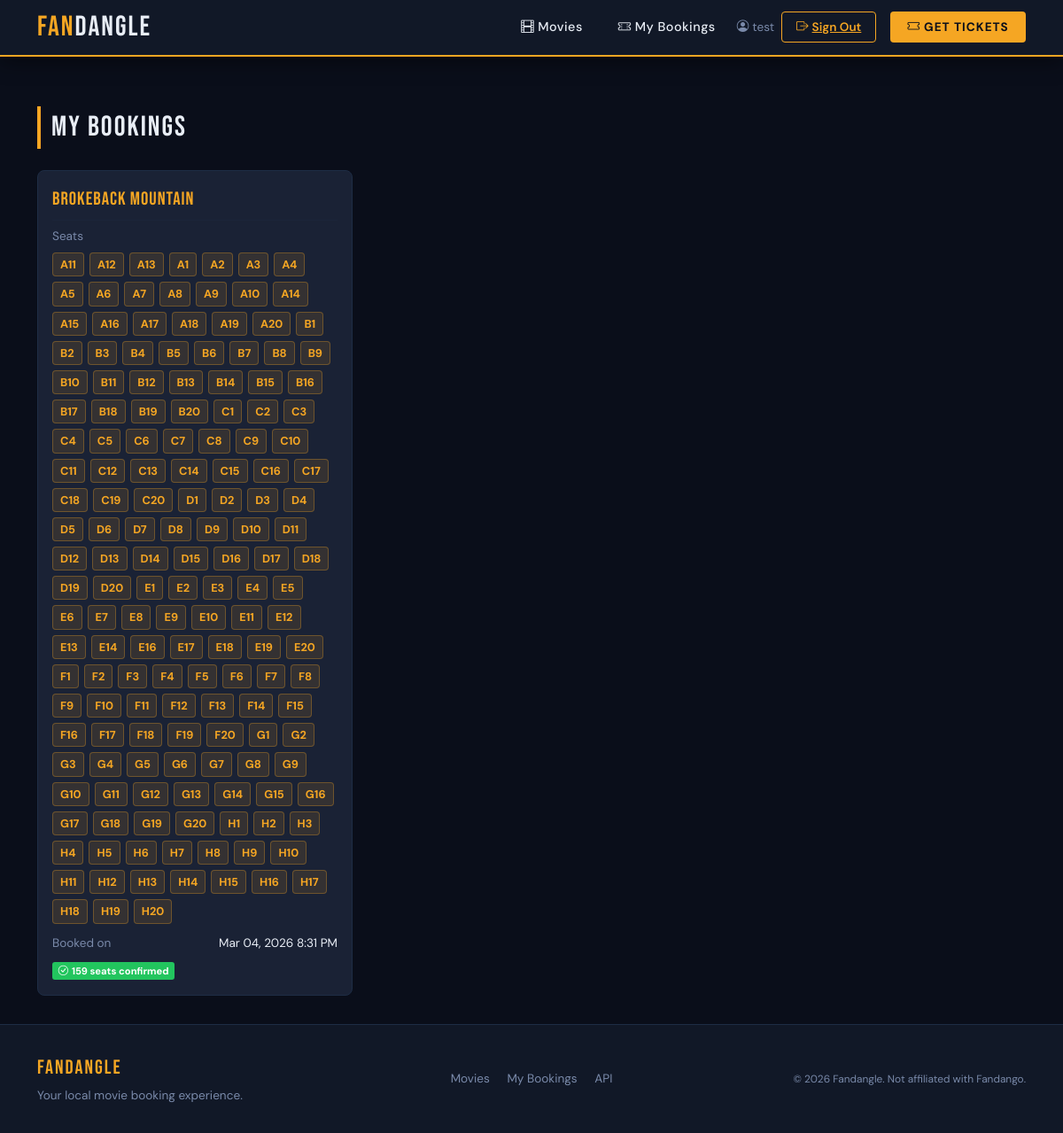
The page /history/ (signed in) on the database as committed earlier.
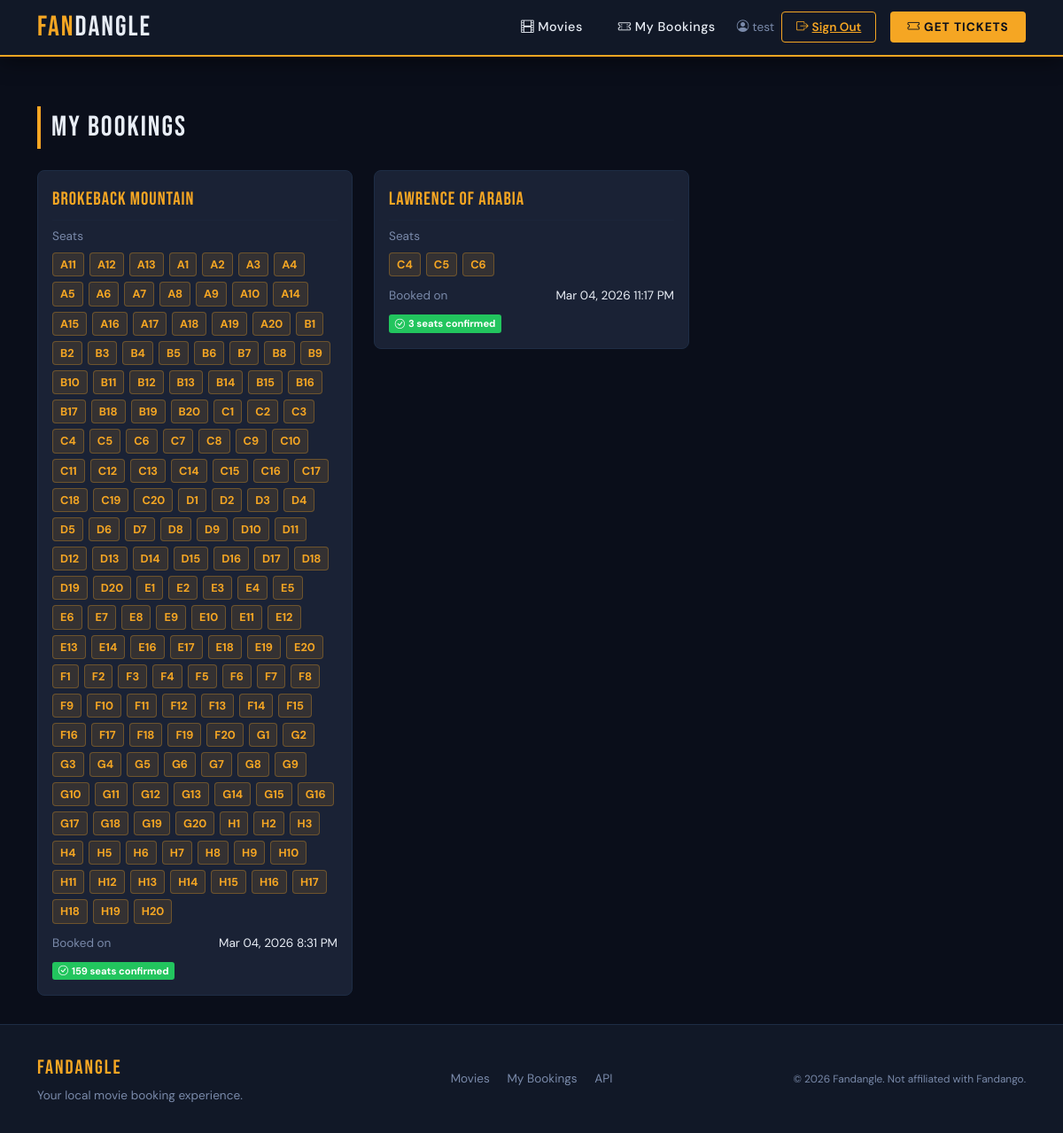
The same page on the database as committed later.
### bookings/models.py (models this page shows, shortened)
class Movie(models.Model):
    movieTitle = models.CharField(max_length=200)
    movieDescription = models.TextField()
    releaseDate = models.DateField()
    duration = models.PositiveIntegerField(help_text="Duration in minutes")
    poster = models.ImageField(upload_to='posters/', blank=True, null=True)  # add this

class Booking(models.Model):
    movieReference = models.ForeignKey(
        Movie,
        on_delete=models.CASCADE,
        related_name='bookingRecords'
    )
    seatReference = models.ForeignKey(
        Seat,
        on_delete=models.CASCADE,
        related_name='bookingRecords'
    )
    userReference = models.ForeignKey(
        User,
        on_delete=models.CASCADE,
        related_name='bookingRecords'
    )
    bookingDate = models.DateTimeField(auto_now_add=True)
    class Meta:
        unique_together = ('movieReference', 'seatReference')

class Seat(models.Model):
    BOOKING_STATUS_CHOICES = [
        ('available', 'Available'),
        ('booked', 'Booked'),
        ('reserved', 'Reserved'),
    ]
    seatNumber = models.CharField(max_length=10)
    bookingStatus = models.CharField(
        max_length=10,
        choices=BOOKING_STATUS_CHOICES,
        default='available'
    )

### bookings/views.py (the view)
# urls.py: path('history/', views.booking_history, name='booking_history'),
@login_required
def booking_history(request):
    bookings = Booking.objects.filter(userReference=request.user)
    return render(request, 'bookings/booking_history.html', {'bookings': bookings})

### bookings/templates/bookings/booking_history.html (shortened to what this page needs)
{% extends 'bookings/base.html' %}
{% block content %}
<div class="mt-4">
    <div class="section-heading">My Bookings</div>
        {% if bookings %}
        {% regroup bookings by movieReference as movie_groups %}
        <div class="row g-4">
            {% for group in movie_groups %}
            <div class="col-md-6 col-lg-4">
                <div class="card-fandangle p-3">
                    <div style="color:var(--fandangle-orange); font-family:'Bebas Neue',cursive; font-size:1.3rem; letter-spacing:1px;">
                        {{ group.grouper.movieTitle }}
                    </div>
                    <hr style="border-color:var(--fandangle-border); margin:0.5rem 0;">
                    <div style="font-size:0.85rem; color:var(--fandangle-muted); margin-bottom:0.5rem;">Seats</div>
                    <div style="display:flex; flex-wrap:wrap; gap:6px; margin-bottom:0.75rem;">
                        {% for booking in group.list %}
                        <span style="background:rgba(245,166,35,0.12); border:1px solid rgba(245,166,35,0.3); color:var(--fandangle-orange); border-radius:4px; padding:3px 8px; font-size:0.8rem; font-weight:700;">
                            {{ booking.seatReference.seatNumber }}
                        </span>
                        {% endfor %}
                    </div>
                    <div class="d-flex justify-content-between mt-1" style="font-size:0.85rem;">
                        <span style="color:var(--fandangle-muted);">Booked on</span>
                        <span>{{ group.list.0.bookingDate|date:"M d, Y g:i A" }}</span>
                    </div>
                    <div class="mt-2">
                        <span style="background:#22c55e; color:#fff; font-size:0.7rem; padding:0.3em 0.6em; border-radius:3px; font-weight:700;">
                            <i class="bi bi-check-circle me-1"></i>{{ group.list|length }} seat{{ group.list|length|pluralize }} confirmed
                        </span>
                    </div>
                </div>
            </div>
            {% endfor %}
        </div>
    {% endif %}
</div>
{% endblock %}

Rows that differ between the two databases and show on the page:
now on this page (row unchanged): Movie: grouper.movieTitle "Lawrence of Arabia", list.0.bookingDate "Mar 04, 2026 11:17 PM", list|length "3"
added Booking: seatReference.seatNumber "C4", shown under "Lawrence of Arabia"
added Booking: seatReference.seatNumber "C5", shown under "Lawrence of Arabia"
added Booking: seatReference.seatNumber "C6", shown under "Lawrence of Arabia"
